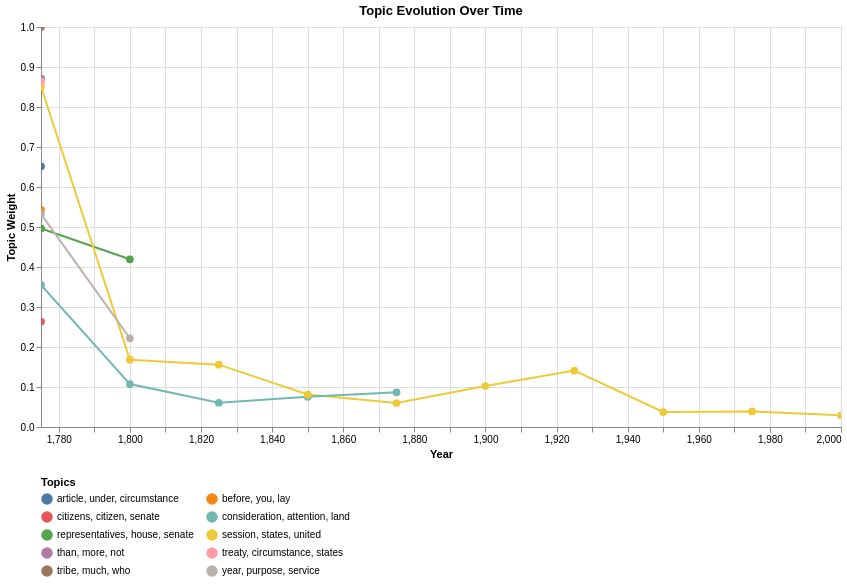

Notebook cell for this chart:
### Code cell
def process_topic_evolution(topic_models):
    """Process topic models into evolution chains for visualization.

    Args:
        topic_models: Dictionary mapping periods to TopicModel instances

    Returns:
        List of dicts containing evolution data for visualization

    """
    all_data = []
    # Sort periods chronologically
    periods = sorted(topic_models.keys(), key=lambda x: int(x.split("-")[0]))

    # Initialize chains from first period
    first_period = periods[0]
    first_model = topic_models[first_period]

    # Create initial topic chains
    chains = {}
    for idx, topic in enumerate(first_model.topics):
        chain_id = f"Chain_{idx}"
        top_words = [word for word, _ in topic.words[:3]]
        topic_label = ", ".join(top_words)

        chains[chain_id] = {
            "id": chain_id,
            "current_topic": topic,
            "label": topic_label,
        }

        # Add first period data point
        all_data.append(
            {
                "year": int(first_period.split("-")[0]),
                "period": first_period,
                "chain_id": chain_id,
                "topic_label": topic_label,
                "weight": topic.words[0][1],  # Use weight of top word
                "words": topic_label,
            }
        )

    # Follow alignments through subsequent periods
    for i in range(len(periods) - 1):
        period1, period2 = periods[i], periods[i + 1]
        model1 = topic_models[period1]
        model2 = topic_models[period2]

        # Get aligned topics
        aligned_topics = model1.align_with(model2)

        # Update chains based on alignments
        new_chains = {}
        used_target_topics = set()

        for aligned in aligned_topics:
            # Find chain containing source topic
            source_chain = None
            for chain_id, chain in chains.items():
                if chain["current_topic"].id == aligned.source_topic.id:
                    source_chain = chain
                    break

            if source_chain and aligned.target_topic.id not in used_target_topics:
                chain_id = source_chain["id"]
                top_words = [word for word, _ in aligned.target_topic.words[:3]]
                topic_label = ", ".join(top_words)

                # Add data point for this period
                all_data.append(
                    {
                        "year": int(period2.split("-")[0]),
                        "period": period2,
                        "chain_id": chain_id,
                        "topic_label": source_chain[
                            "label"
                        ],  # Keep original label for continuity
                        "weight": aligned.target_topic.words[0][1],
                        "words": topic_label,  # Current words for tooltip
                    }
                )

                # Update chain
                new_chains[chain_id] = {
                    "id": chain_id,
                    "current_topic": aligned.target_topic,
                    "label": source_chain["label"],
                }
                used_target_topics.add(aligned.target_topic.id)

        chains = new_chains

    return all_data


def plot_topic_trends(topic_models):
    """Create interactive visualization of topic evolution over time.

    Args:
        topic_models: Dictionary mapping periods to TopicModel instances

    Returns:
        altair.Chart: Interactive visualization

    """
    import altair as alt
    import pandas as pd

    # Process data
    all_data = process_topic_evolution(topic_models)
    df = pd.DataFrame(all_data)

    # Create base chart
    base = alt.Chart(df).encode(
        x=alt.X(
            "year:Q",
            title="Year",
            scale=alt.Scale(domain=[df.year.min(), df.year.max()]),
        ),
        color=alt.Color(
            "topic_label:N",
            legend=alt.Legend(title="Topics", orient="bottom", columns=2),
        ),
        tooltip=[
            alt.Tooltip("year:Q", title="Year"),
            alt.Tooltip("words:N", title="Top Words"),
            alt.Tooltip("weight:Q", title="Weight", format=".3f"),
        ],
    )

    # Create line chart with points
    lines = base.mark_line(size=2).encode(
        y=alt.Y("weight:Q", title="Topic Weight"), detail="chain_id:N"
    )

    points = base.mark_circle(size=60).encode(y=alt.Y("weight:Q", title="Topic Weight"))

    # Combine charts
    chart = (
        (lines + points)
        .properties(width=800, height=400, title="Topic Evolution Over Time")
        .interactive()
    )

    # Add selection
    topic_selection = alt.selection_point(fields=["topic_label"], bind="legend")

    chart = chart.add_params(topic_selection).encode(
        opacity=alt.condition(topic_selection, alt.value(1), alt.value(0.2))
    )

    return chart


# Example usage:
topic_models = analyze_topics_by_period(models)
chart = plot_topic_trends(topic_models)
chart
# chart.save('topic_evolution.html')  # Save interactive chart

### Figure 1 — Vega-Lite specification as saved in the notebook (floating-point values rounded to 4 significant figures)
{"config": {"view": {"continuousWidth": 300, "continuousHeight": 300}}, "layer": [{"mark": {"type": "line", "size": 2}, "encoding": {"color": {"field": "topic_label", "legend": {"columns": 2, "orient": "bottom", "title": "Topics"}, "type": "nominal"}, "detail": {"field": "chain_id", "type": "nominal"}, "tooltip": [{"field": "year", "title": "Year", "type": "quantitative"}, {"field": "words", "title": "Top Words", "type": "nominal"}, {"field": "weight", "format": ".3f", "title": "Weight", "type": "quantitative"}], "x": {"field": "year", "scale": {"domain": [1775.0, 2000.0]}, "title": "Year", "type": "quantitative"}, "y": {"field": "weight", "title": "Topic Weight", "type": "quantitative"}}, "name": "view_d95ede4ef607d09f_0"}, {"mark": {"type": "circle", "size": 60}, "encoding": {"color": {"field": "topic_label", "legend": {"columns": 2, "orient": "bottom", "title": "Topics"}, "type": "nominal"}, "tooltip": [{"field": "year", "title": "Year", "type": "quantitative"}, {"field": "words", "title": "Top Words", "type": "nominal"}, {"field": "weight", "format": ".3f", "title": "Weight", "type": "quantitative"}], "x": {"field": "year", "scale": {"domain": [1775.0, 2000.0]}, "title": "Year", "type": "quantitative"}, "y": {"field": "weight", "title": "Topic Weight", "type": "quantitative"}}}], "data": {"name": "data-d5d9ac694315271f75a8aa8789049a4a"}, "encoding": {"opacity": {"condition": {"param": "param_c8392bc8463214af", "value": 1}, "value": 0.2}}, "height": 400, "params": [{"name": "param_1e9efca18e7a2868", "select": {"type": "interval", "encodings": ["x", "y"]}, "bind": "scales", "views": ["view_d95ede4ef607d09f_0"]}, {"name": "param_c8392bc8463214af", "select": {"type": "point", "fields": ["topic_label"]}, "bind": "legend", "views": ["view_d95ede4ef607d09f_0"]}], "title": "Topic Evolution Over Time", "width": 800, "$schema": "https://vega.github.io/schema/vega-lite/v6.1.0.json", "datasets": {"data-d5d9ac694315271f75a8aa8789049a4a": [{"year": 1775, "period": "1775-1799", "chain_id": "Chain_0", "topic_label": "representatives, house, senate", "weight": 0.4965, "words": "representatives, house, senate"}, {"year": 1775, "period": "1775-1799", "chain_id": "Chain_1", "topic_label": "citizens, citizen, senate", "weight": 0.2636, "words": "citizens, citizen, senate"}, {"year": 1775, "period": "1775-1799", "chain_id": "Chain_2", "topic_label": "article, under, circumstance", "weight": 0.6517, "words": "article, under, circumstance"}, {"year": 1775, "period": "1775-1799", "chain_id": "Chain_3", "topic_label": "session, states, united", "weight": 0.8514, "words": "session, states, united"}, {"year": 1775, "period": "1775-1799", "chain_id": "Chain_4", "topic_label": "before, you, lay", "weight": 0.5428, "words": "before, you, lay"}, {"year": 1775, "period": "1775-1799", "chain_id": "Chain_5", "topic_label": "than, more, not", "weight": 0.8711, "words": "than, more, not"}, {"year": 1775, "period": "1775-1799", "chain_id": "Chain_6", "topic_label": "tribe, much, who", "weight": 1.0, "words": "tribe, much, who"}, {"year": 1775, "period": "1775-1799", "chain_id": "Chain_7", "topic_label": "consideration, attention, land", "weight": 0.355, "words": "consideration, attention, land"}, {"year": 1775, "period": "1775-1799", "chain_id": "Chain_8", "topic_label": "year, purpose, service", "weight": 0.5325, "words": "year, purpose, service"}, {"year": 1775, "period": "1775-1799", "chain_id": "Chain_9", "topic_label": "treaty, circumstance, states", "weight": 0.8638, "words": "treaty, circumstance, states"}, {"year": 1800, "period": "1800-1824", "chain_id": "Chain_0", "topic_label": "representatives, house, senate", "weight": 0.4193, "words": "representatives, house, senate"}, {"year": 1800, "period": "1800-1824", "chain_id": "Chain_7", "topic_label": "consideration, attention, land", "weight": 0.1073, "words": "session, consideration, congress"}, {"year": 1800, "period": "1800-1824", "chain_id": "Chain_8", "topic_label": "year, purpose, service", "weight": 0.2219, "words": "treasury, expenditure, end"}, {"year": 1800, "period": "1800-1824", "chain_id": "Chain_3", "topic_label": "session, states, united", "weight": 0.1681, "words": "30th, end, year"}, {"year": 1825, "period": "1825-1849", "chain_id": "Chain_7", "topic_label": "consideration, attention, land", "weight": 0.06063, "words": "session, attention, consideration"}, {"year": 1825, "period": "1825-1849", "chain_id": "Chain_3", "topic_label": "session, states, united", "weight": 0.1558, "words": "june, 1843, 30th"}, {"year": 1850, "period": "1850-1874", "chain_id": "Chain_7", "topic_label": "consideration, attention, land", "weight": 0.07537, "words": "attention, consideration, favorable"}, {"year": 1850, "period": "1850-1874", "chain_id": "Chain_3", "topic_label": "session, states, united", "weight": 0.08114, "words": "1859, 1872, 1869"}, {"year": 1875, "period": "1875-1899", "chain_id": "Chain_7", "topic_label": "consideration, attention, land", "weight": 0.08677, "words": "marshal, deputy, election"}, {"year": 1875, "period": "1875-1899", "chain_id": "Chain_3", "topic_label": "session, states, united", "weight": 0.05975, "words": "1894, 1896, 1886"}, {"year": 1900, "period": "1900-1924", "chain_id": "Chain_3", "topic_label": "session, states, united", "weight": 0.1025, "words": "1911, june, estimate"}, {"year": 1925, "period": "1925-1949", "chain_id": "Chain_3", "topic_label": "session, states, united", "weight": 0.1409, "words": "association, saving, loan"}, {"year": 1950, "period": "1950-1974", "chain_id": "Chain_3", "topic_label": "session, states, united", "weight": 0.03747, "words": "income, rate, percent"}, {"year": 1975, "period": "1975-1999", "chain_id": "Chain_3", "topic_label": "session, states, united", "weight": 0.03891, "words": "rate, bracket, credit"}, {"year": 2000, "period": "2000-2024", "chain_id": "Chain_3", "topic_label": "session, states, united", "weight": 0.02918, "words": "taxis, income, cut"}]}}
